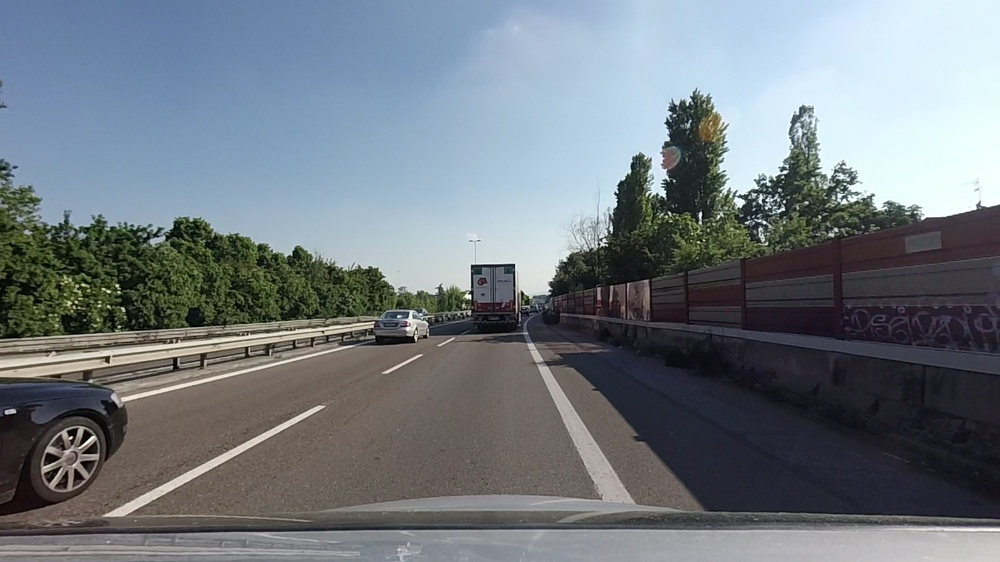
#> input picture start.jpg, 1000 x 562 px, shrunk from 1920 x 1080 before the run
$ python finding_lines.py
#> lines starting #> are read from the running program, lines starting #| are printed output that depends on the picture; after the words box and inside, x2 and y2 are one past the last pixel; in counts of white or black regions, pixels touching at a corner belong together
import cv2
import numpy as np


def to_hsv(img):
    return cv2.cvtColor(img, cv2.COLOR_BGR2HLS)


# [49 lines left out: functions filter_color, canny_post, color_filter, not called in this run]

def hough_lines(image):
    """
    `image` should be the output of a Canny transform.

    Returns hough lines (not the image with lines)
    """
    #30 20 20

    #best 40, 20, 300
    #fin test 40, 20, 50
    return cv2.HoughLinesP(image, rho=1, theta=np.pi / 90, threshold=40, minLineLength=20, maxLineGap=50)


def average_slope_intercept(lines):
    left_lines = []  # (slope, intercept)
    left_weights = []  # (length,)
    right_lines = []  # (slope, intercept)
    right_weights = []  # (length,)

    for line in lines:
        for x1, y1, x2, y2 in line:
            if x2 == x1 or np.abs(y2 -y1) < 100:
                continue  # ignore a vertical line
            slope = (y2 - y1) / (x2 - x1)
            intercept = y1 - slope * x1
            length = np.sqrt((y2 - y1) ** 2 + (x2 - x1) ** 2)
            if slope < 0:  # y is reversed in image
                left_lines.append((slope, intercept))
                left_weights.append((length))
            else:
                right_lines.append((slope, intercept))
                right_weights.append((length))

    # add more weight to longer lines
    left_lane = np.dot(left_weights, left_lines) / np.sum(left_weights) if len(left_weights) > 0 else None
    right_lane = np.dot(right_weights, right_lines) / np.sum(right_weights) if len(right_weights) > 0 else None

    return left_lane, right_lane  # (slope, intercept), (slope, intercept)


def make_line_points(y1, y2, line):
    """
    Convert a line represented in slope and intercept into pixel points
    """
    if line is None:
        return None

    slope, intercept = line

    # make sure everything is integer as cv2.line requires it
    x1 = int((y1 - intercept) / slope)
    x2 = int((y2 - intercept) / slope)
    y1 = int(y1)
    y2 = int(y2)

    return ((x1, y1), (x2, y2))

def draw_lines_on_img(lines, img):

    for x in range(0, len(lines)):
        for x1, y1, x2, y2 in lines[x]:
            cv2.line(img, (x1, y1), (x2, y2), (0, 255, 0), 2)
    cv2.imwrite('lines.png', img)


def lane_lines(image, lines):
    left_lane, right_lane = average_slope_intercept(lines)

    y1 = image.shape[0]  # bottom of the image
    y2 = y1 * 0.6  # slightly lower than the middle 0.6

    left_line = make_line_points(y1, y2, left_lane)
    right_line = make_line_points(y1, y2, right_lane)

    return left_line, right_line


def draw_lane_lines(image, lines, color=[0, 0, 255], thickness=8):
    # make a separate image to draw lines and combine with the orignal later
    line_image = np.zeros_like(image)
    for line in lines:
        if line is not None:
            cv2.line(line_image, *line, color, thickness)

    cv2.imwrite('lines_end.png', line_image)
    # image1 * α + image2 * β + λ
    # image1 and image2 must be the same shape.
    return cv2.addWeighted(image, 0.8, line_image, 1.0, 0.0)

# [41 lines left out: function draw, not called in this run]

def main():

    img_to_seg =  cv2.imread("start.jpg")
#> img_to_seg is the input picture: shape (562, 1000, 3); mean B, G, R 128.8, 122.1, 114.1
    img_on = img_to_seg
    #img = cv2.imread("tmp_original.png")

    #conversione hls e

    #img_g = to_hsv(img_to_seg)
    img_g = img_to_seg
    #cv2.imwrite("pre_filter.png", img_g)

    # gaussian blur e bilateral filter

    img_g = cv2.GaussianBlur(img_g, (5, 5), 0)  # 9,9

    img_g = cv2.bilateralFilter(img_g, 9, 75, 75)

    #selezione linee


    #img_hsv = filter_color(img_g)
    #img_g = color_filter(img_to_seg)
    #cv2.imwrite("hsv.png", img_hsv)

    img_g = cv2.cvtColor(img_g, cv2.COLOR_BGR2GRAY)
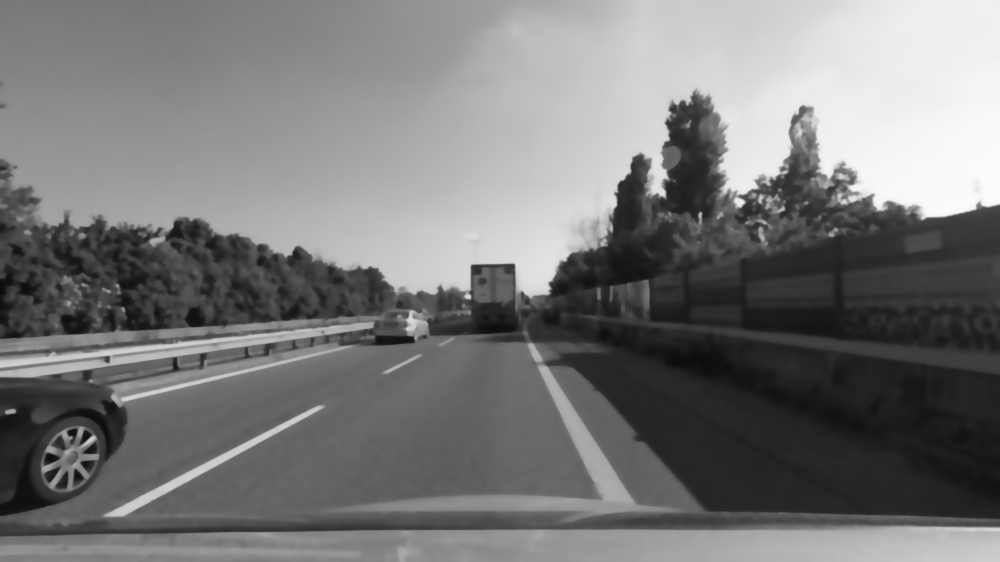
#> img_g: shape (562, 1000); min 12, max 252, mean 120.4

    h, w , d = img_to_seg.shape
#> h = 562; w = 1000; d = 3


    #canny transform on image
    c_img = cv2.Canny(img_g, 255/3, 255)  #255/3 255
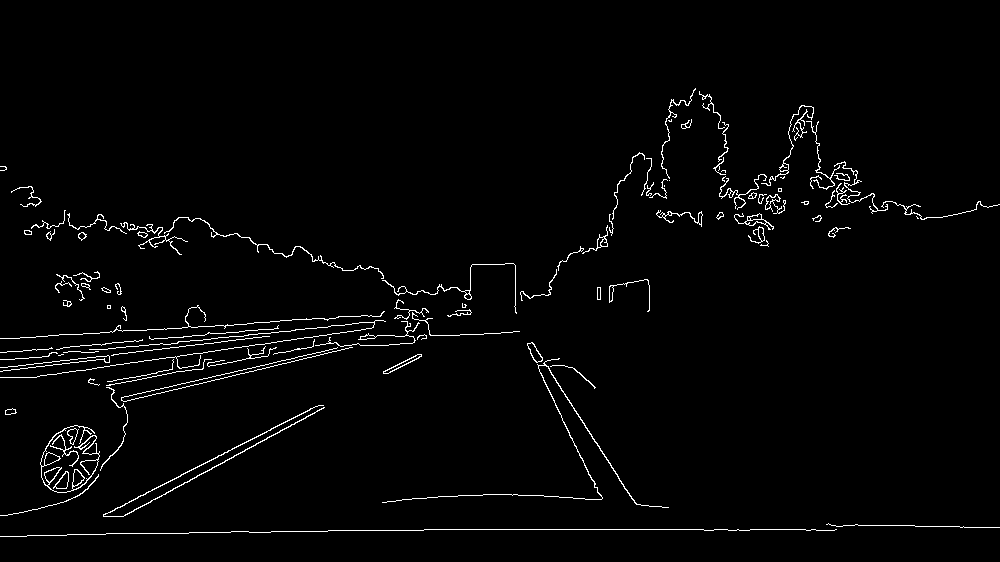
#> c_img: shape (562, 1000); 2.1% white in thin lines or dots, all inside (x1, y1, x2, y2) = (0, 88, 1000, 537)
    cv2.imwrite('canny.png', c_img)

    #da canny prendo solo le parti presenti in tmp_original
    origin_mask = cv2.imread("tmp_original.png")
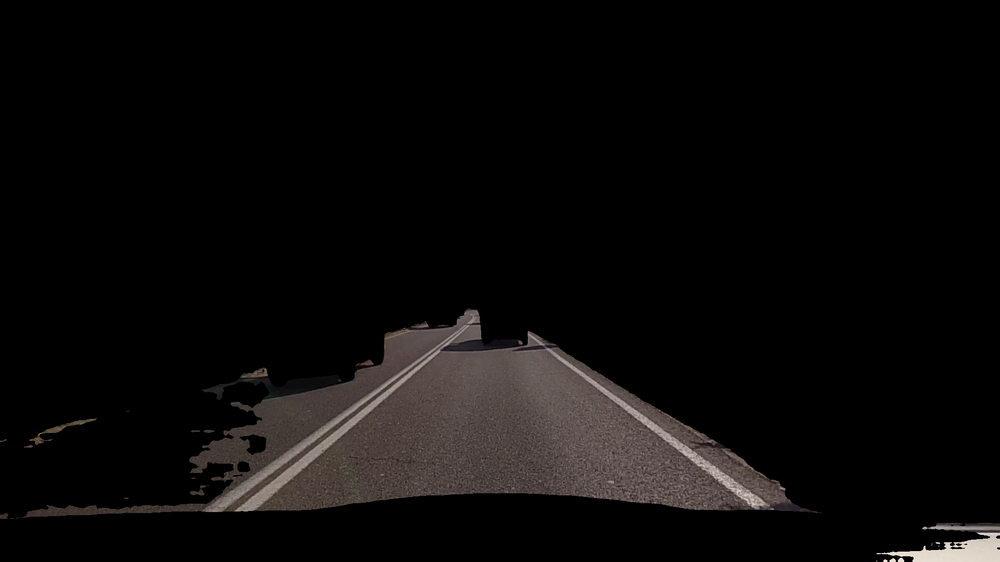
#> input picture tmp_original.png, 1000 x 562 px, shrunk from 1920 x 1080 before the run
#> origin_mask is the input picture: shape (562, 1000, 3); mean B, G, R 9.9, 10.3, 11.8

    #c_img = canny_post(c_img, origin_mask)
    for r in range(h):
        for c in range(w):
            if np.array_equal(origin_mask[r, c],[0, 0, 0]) and c_img[r, c] != 0:
                c_img[r, c] = 0
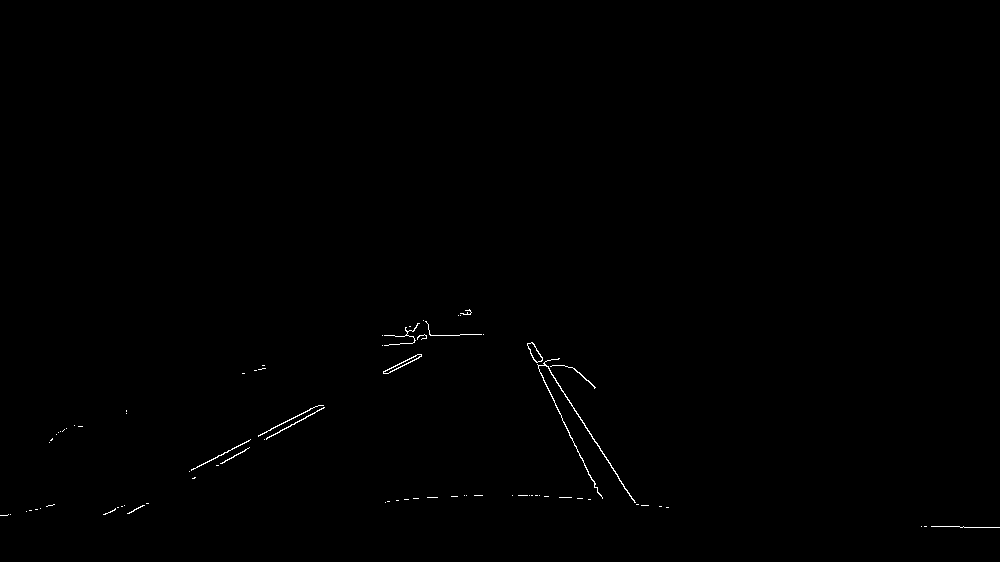
#> c_img: shape (562, 1000); 0.27% white in thin lines or dots, all inside (x1, y1, x2, y2) = (0, 309, 1000, 528)

    cv2.imwrite("canny_post.png", c_img)

    # c_img = canny_post(c_img, origin_mask)
    #
    #
    #
    # cv2.imwrite("blurred.png", c_img)
    #cv2.imshow('canny', c_img)

    lines = hough_lines(c_img)
#> lines = [[532, 342, 585, 427], [127, 513, 323, 408], [528, 348, 599, 494], [246, 441, 319, 405], [580, 417, 632, 499], [191, 469, 322, 405], [395, 336, 479, 334], [267, 437, 323, 407], [921, 526, 974, 527], [533, 343, 624, 488], [963, 526, 989, 527]]

    #salva immagine

    #left_lane , right_lane = average_slope_intercept(lines)

    #lane_lines(c_img, lines)


    img_lines = img_to_seg
    draw_lines_on_img(lines, img_lines)
#> the loop in draw_lines_on_img, `for x in range(0, len(lines)):` made 11 passes

    img_fin = cv2.imread('start.jpg')
    #draw(img_fin, lines)
    img_fin = draw_lane_lines(img_fin, lane_lines(img_to_seg, lines))
#> the loop in average_slope_intercept, `for line in lines:` made 11 passes
#> after the loop in average_slope_intercept, `for line in lines:`: left_lines = [(-0.536, 581)]; left_weights = [222.4]; right_lines = [(2.06, -737.7), (1.59, -506.3)]; right_weights = [162.3, 171.2]
#> in average_slope_intercept, `left_lane = np.dot(left_weights, left_lines) / np.sum(left_weights) if..`: left_lane = [-0.536, 581]
#> in average_slope_intercept, `right_lane = np.dot(right_weights, right_lines) / np.sum(right_weights..`: right_lane = [1.82, -618.9]
#> in lane_lines, `left_lane, right_lane = average_slope_intercept(lines)`: left_lane = [-0.536, 581]; right_lane = [1.82, -618.9]
#> in make_line_points, `slope, intercept = line`: slope = -0.536; intercept = 581
#> in make_line_points, `x1 = int((y1 - intercept) / slope)`: x1 = 35
#> in make_line_points, `x2 = int((y2 - intercept) / slope)`: x2 = 455
#> in lane_lines, `left_line = make_line_points(y1, y2, left_lane)`: left_line = ((35, 562), (455, 337))
#> in lane_lines, `right_line = make_line_points(y1, y2, right_lane)`: right_line = ((649, 562), (525, 337))
#> in draw_lane_lines, `line_image = np.zeros_like(image)`: line_image: shape (562, 1000, 3); every value is 0
#> the loop in draw_lane_lines, `for line in lines:` made 2 passes
#> line on passes 1 to 2: ((35, 562), (455, 337)), ((649, 562), (525, 337))
#> after the loop in draw_lane_lines, `for line in lines:`:
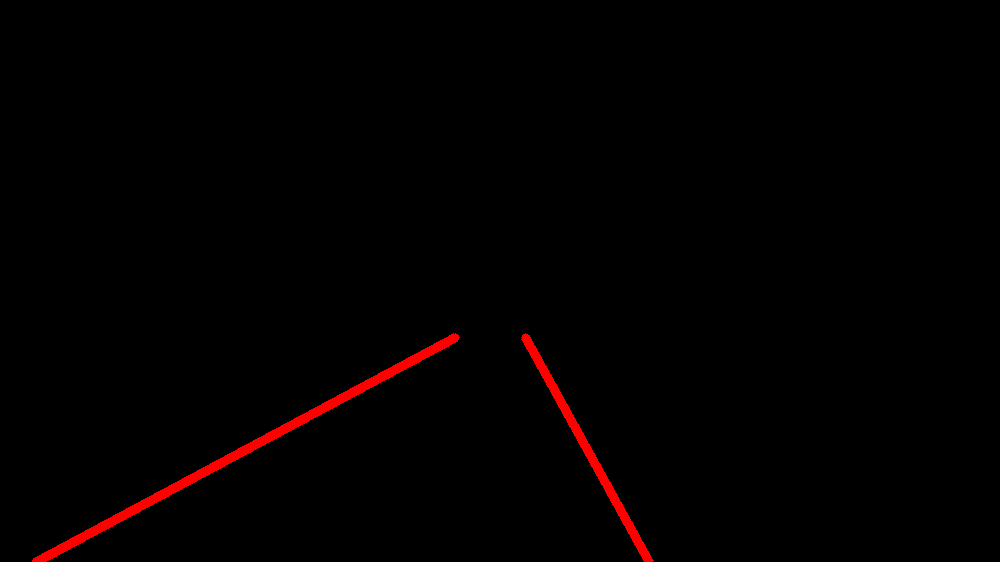
#> line_image: shape (562, 1000, 3); mean B, G, R 0, 0, 3.1
    cv2.imwrite("fin_w.png", img_fin)

    #otteniamo una maschera che applico all'img originale


    # h , w, d = img_on.shape
    #
    # for r in range(h):
    #     for c in range(w):
    #         if not np.array_equal(mask[r, c], [0, 0, 0]):
    #             img_on[r, c] = mask[r, c]
    #
    #
    # cv2.imwrite('finale.png', img_on)


    #visualizzazione finale

    img_test = cv2.imread("test.png")
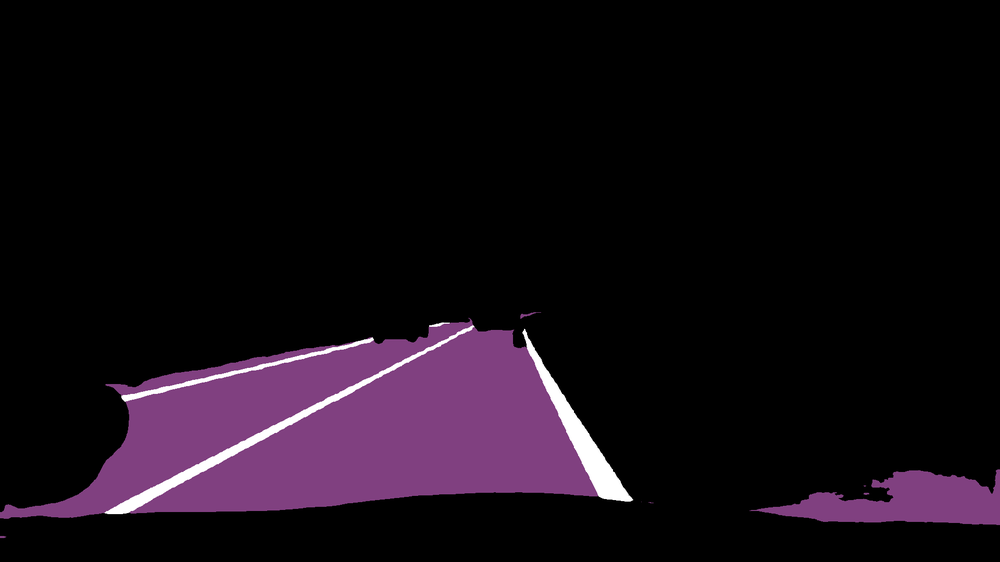
#> input picture test.png, 1000 x 562 px, shrunk from 1920 x 1080 before the run
#> img_test is the input picture: shape (562, 1000, 3); mean B, G, R 20, 11.6, 20
    img_vis_fin = np.zeros_like(img_test)

    a = 0.5
    for r in range(h):
        for c in range(w):
            if not np.array_equal(img_test[r,c], [0, 0, 0]):
                img_vis_fin[r, c] = (1 - a) * img_test[r, c] + a * img_fin[r, c]
            else:
                img_vis_fin[r, c] = img_fin[r, c]
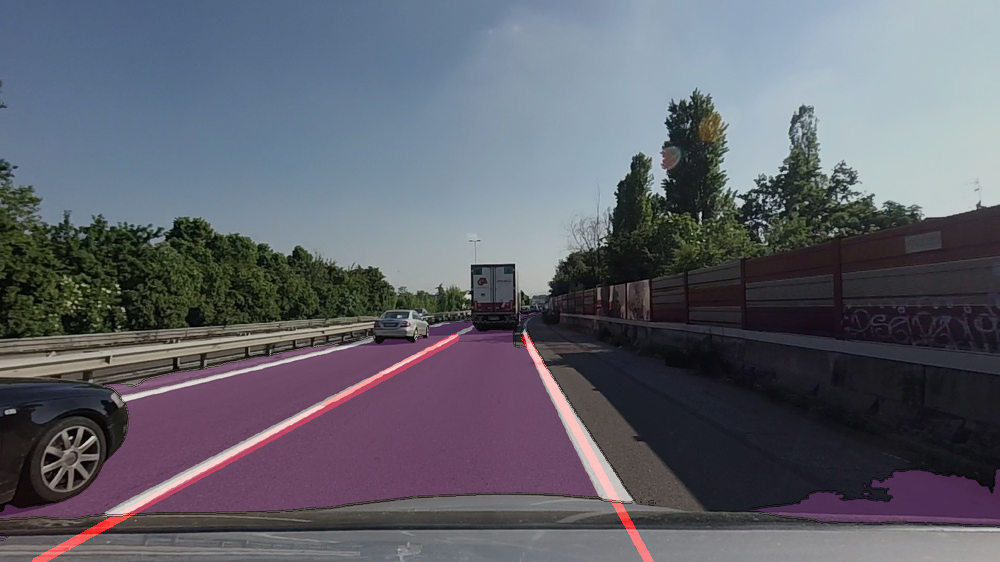
#> img_vis_fin: shape (562, 1000, 3); mean B, G, R 107.4, 97.5, 95.9


    cv2.imwrite("visualizzazione.png", img_vis_fin)


if __name__ == '__main__':

    main()
